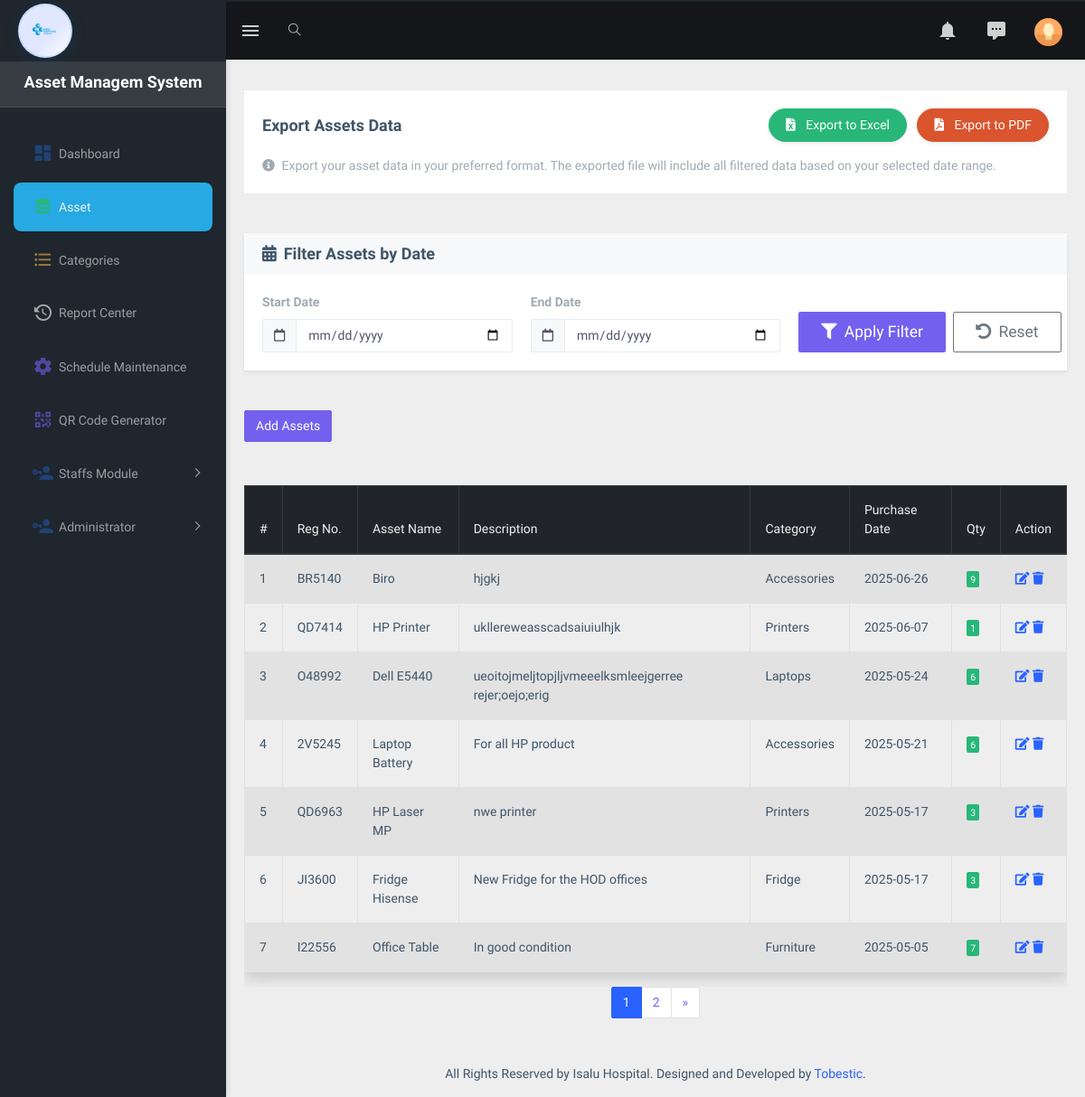
The app's page /admindashboard/assets.php (signed in), older data.
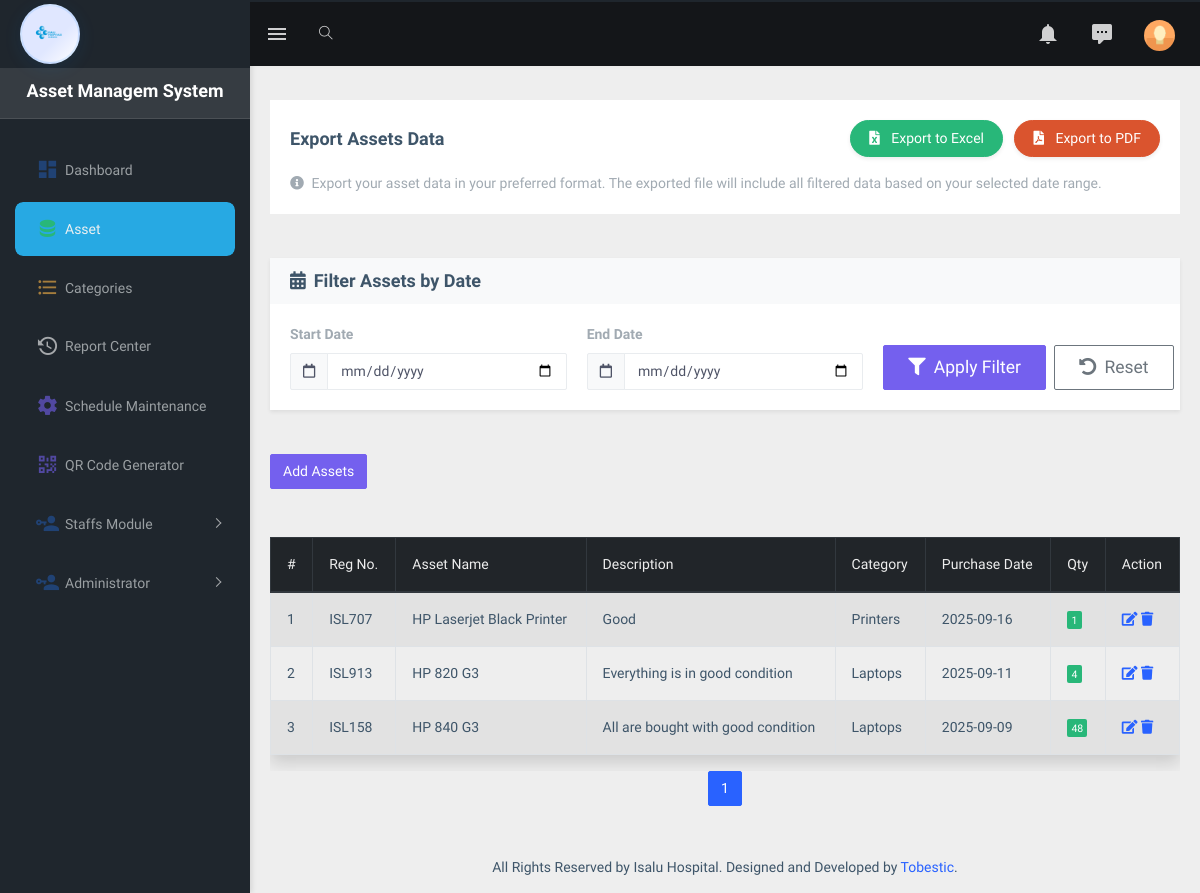
The same page, newer data.
### tables this page shows
CREATE TABLE `asset_table` (
  `id` int(11) NOT NULL,
  `reg_no` varchar(30) NOT NULL,
  `asset_name` varchar(200) NOT NULL,
  `description` varchar(250) NOT NULL,
  `quantity` varchar(20) NOT NULL,
  `category` varchar(30) NOT NULL,
  `dateofpurchase` varchar(30) NOT NULL
);

### admindashboard/assetfolder/assetlisttable.php (the view, shortened to what this page needs)
<?php
require_once dirname(__FILE__) . "/../include/config.php";
$items_per_page = 7;
$page = isset($_GET['page']) ? (int)$_GET['page'] : 1;
$offset = ($page - 1) * $items_per_page;
$where_clause = "WHERE 1=1";
try {
    $total_sql = "SELECT COUNT(*) AS total FROM asset_table $where_clause";
    $total_stmt = $conn->prepare($total_sql);
    $total_stmt->execute();
    $total_row = $total_stmt->fetch(PDO::FETCH_ASSOC);
    $total_items = $total_row['total'];
    $total_pages = ceil($total_items / $items_per_page);
    $sql = "SELECT *, DATE_FORMAT(dateofpurchase, '%Y-%m-%d') as dateofpurchase
            FROM asset_table $where_clause
            ORDER BY dateofpurchase DESC
            LIMIT :offset, :limit";
    $stmt = $conn->prepare($sql);
    $stmt->bindValue(':offset', $offset, PDO::PARAM_INT);
    $stmt->bindValue(':limit', $items_per_page, PDO::PARAM_INT);
    $stmt->execute();
} catch (PDOException $e) {
    logError("Database error in assetlisttable.php: " . $e->getMessage() .
            "\nSQL Query: " . (isset($sql) ? $sql : $total_sql) .
            "\nParameters: offset=" . $offset . ", limit=" . $items_per_page);
    $total_items = 0;
    $total_pages = 1;
}
?>
<div class="row mt-5">
    <div class="col-md-12 col-lg-12 col-xlg-3">
        <div class="table-responsive">
            <table class="table shadow table-striped table-bordered table-hover">
                <thead class="thead-dark">
                    <tr>
                        <th scope="col">#</th>
                        <th scope="col">Reg No.</th>
                        <th scope="col">Asset Name</th>
                        <th scope="col">Description</th>
                        <th scope="col">Category</th>
                        <th scope="col">Purchase Date</th>
                        <th scope="col">Qty</th>
                        <th scope="col">Action</th>
                    </tr>
                </thead>                <tbody>
                    <?php
                    $s = $offset + 1;
                    while ($row = $stmt->fetch(PDO::FETCH_ASSOC)) {
                        $id = htmlspecialchars($row['id']);
                        $reg_no = htmlspecialchars($row['reg_no']);
                        $asset_name = htmlspecialchars($row['asset_name']);
                        $description = htmlspecialchars($row['description']);
                        $category = htmlspecialchars($row['category']);
                        $dateofpurchase = htmlspecialchars($row['dateofpurchase']);
                        $quantity = (int)$row['quantity'];
                        ?>
                        <tr>
                            <th scope="row"><?php echo $s++; ?></th>
                            <td><?php echo $reg_no; ?></td>
                            <td><?php echo $asset_name; ?></td>
                            <td><?php echo $description; ?></td>
                            <td><?php echo $category; ?></td>
                            <td><?php echo $dateofpurchase; ?></td>
                            <td>
                                <?php if ($quantity == 0): ?>
                                    <span class="badge badge-danger">Not Available</span>
                                <?php else: ?>
                                    <span class="badge badge-success"><?php echo $quantity; ?></span>
                                <?php endif; ?>
                            </td>
                            <td>
                                <a href="assetfolder/editasset.php?id=<?php echo $id; ?>"><i class="fa fa-edit"></i></a>
                                <a href="assetfolder/deleteasset.php?id=<?php echo $id; ?>"><i class="fa fa-trash"></i></a>
                            </td>
                        </tr>
                    <?php
                    }
                    ?>
                </tbody>
            </table>
        </div>
        <nav aria-label="Page navigation">
            <ul class="pagination justify-content-center">                <?php
                $date_params = '';
                ?>
                <?php for ($i = 1; $i <= $total_pages; $i++): ?>
                    <li class="page-item <?php echo ($i == $page) ? 'active' : ''; ?>">
                        <a class="page-link" href="?page=<?php echo $i . $date_params; ?>"><?php echo $i; ?></a>
                    </li>
                <?php endfor; ?>
                <?php if ($page < $total_pages): ?>
                    <li class="page-item">
                        <a class="page-link" href="?page=<?php echo ($page + 1) . $date_params; ?>" aria-label="Next">
                            <span aria-hidden="true">&raquo;</span>
                        </a>
                    </li>
                <?php endif; ?>
            </ul>
        </nav>
    </div>
</div>

Row changes from the older to the newer data that the page shows:
removed asset_table: reg_no "BR5140", asset_name "Biro", description "hjgkj", category "Accessories", dateofpurchase "2025-06-26", quantity "9"
removed asset_table: reg_no "QD7414", asset_name "HP Printer", description "ukllereweasscadsaiuiulhjk", category "Printers", dateofpurchase "2025-06-07", quantity "1"
removed asset_table: reg_no "O48992", asset_name "Dell E5440", description "ueoitojmeljtopjljvmeeelksmleejgerree rejer;oejo;erig", category "Laptops", dateofpurchase "2025-05-24", quantity "6"
removed asset_table: reg_no "2V5245", asset_name "Laptop Battery", description "For all HP product", category "Accessories", dateofpurchase "2025-05-21", quantity "6"
removed asset_table: reg_no "QD6963", asset_name "HP Laser MP", description "nwe printer", category "Printers", dateofpurchase "2025-05-17", quantity "3"
removed asset_table: reg_no "JI3600", asset_name "Fridge Hisense", description "New Fridge for the HOD offices", category "Fridge", dateofpurchase "2025-05-17", quantity "3"
removed asset_table: reg_no "I22556", asset_name "Office Table", description "In good condition", category "Furniture", dateofpurchase "2025-05-05", quantity "7"
added asset_table: reg_no "ISL707", asset_name "HP Laserjet Black Printer", description "Good", category "Printers", dateofpurchase "2025-09-16", quantity "1"
added asset_table: reg_no "ISL913", asset_name "HP 820 G3", description "Everything is in good condition", category "Laptops", dateofpurchase "2025-09-11", quantity "4"
added asset_table: reg_no "ISL158", asset_name "HP 840 G3", description "All are bought with good condition", category "Laptops", dateofpurchase "2025-09-09", quantity "48"
Text that changed along with them:
list line gone: "2"
